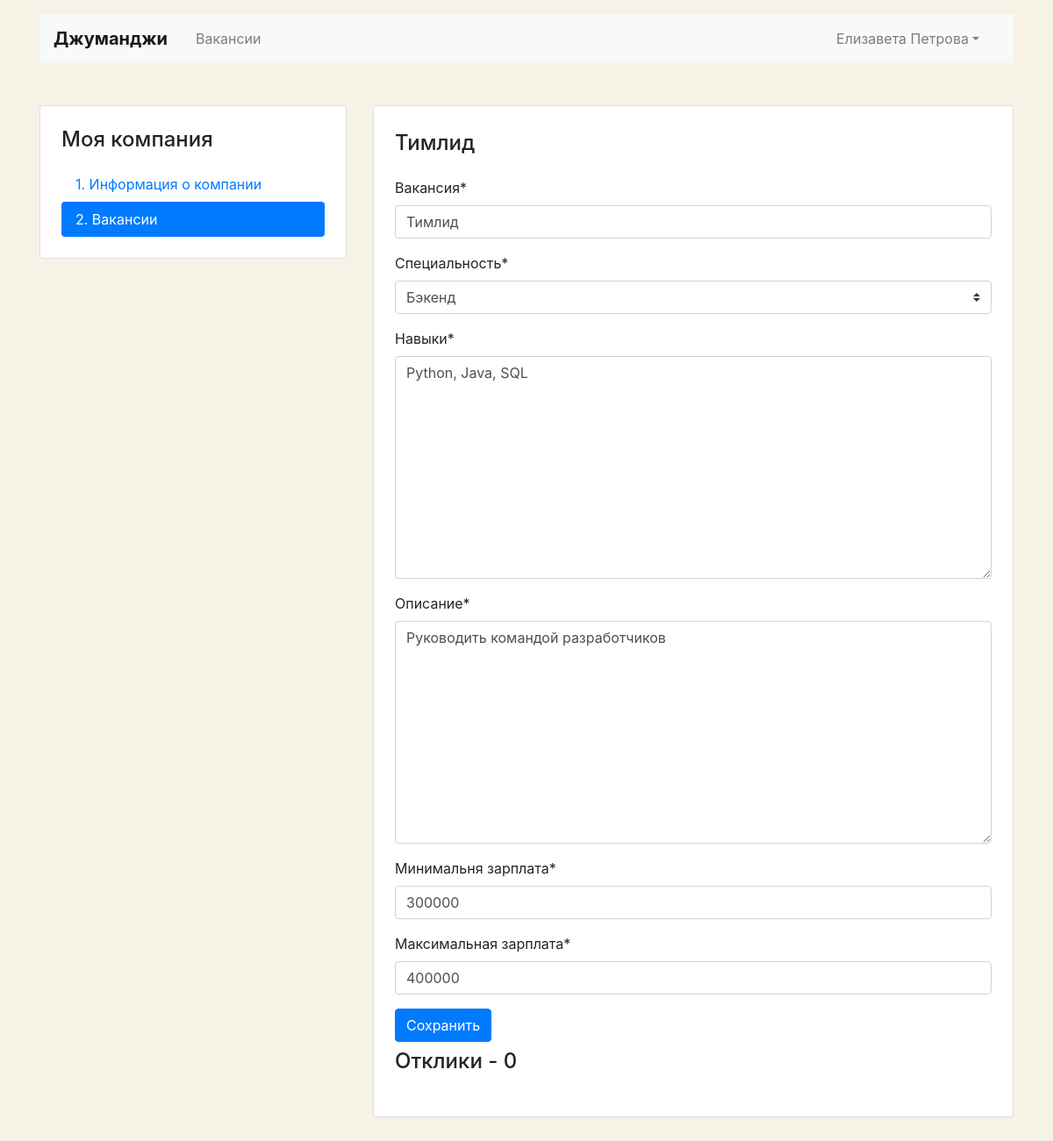
/mycompany/vacancies/10/ (signed in), run on the app's committed database.
### job_site_app/models.py (models this page shows, shortened)
class Vacancy(models.Model):
    title = models.CharField(max_length=50, verbose_name='Вакансия')
    specialty = models.ForeignKey('Specialty', on_delete=models.CASCADE, related_name="specialty",
                                  verbose_name='Специальность')
    company = models.ForeignKey('Company', on_delete=models.CASCADE, related_name="company", verbose_name='Компания')
    skills = models.TextField(verbose_name='Навыки')
    description = models.TextField(verbose_name='Описание')
    salary_min = models.IntegerField(verbose_name='Минимальня зарплата')
    salary_max = models.IntegerField(verbose_name='Максимальная зарплата')
    published_at = models.DateTimeField(auto_now_add=True, verbose_name='Опубликовано')
    class Meta:
        verbose_name_plural = 'Вакансии'
        verbose_name = 'Вакансия'
        ordering = ['title']

class Specialty(models.Model):
    code = models.CharField(max_length=50, verbose_name='Специализация')
    title = models.CharField(max_length=50, verbose_name='Название')
    picture = models.ImageField(upload_to='job_site_app/static/picture/', verbose_name='Картинка')
    def __str__(self):
        return self.title
    class Meta:
        verbose_name_plural = 'Специальности'
        verbose_name = 'Специальность'
        ordering = ['title']

### job_site_app/views.py (the view, shortened to what this page needs)
# urls.py: path('mycompany/vacancies/<int:pk>/', EditVacancyCreateView.as_view(), name='edit_vacancy'),
class EditVacancyCreateView(LoginRequiredMixin, SuccessMessageMixin, UpdateView):
    login_url = 'accounts:login'
    template_name = 'job_site_app/vacancy-edit.html'
    success_message = 'Информация о вакансии обновлена!'
    model = Vacancy
    form_class = VacancyForm
    def get_context_data(self, **kwargs):
        context = super(EditVacancyCreateView, self).get_context_data(**kwargs)
        context['user_company'] = str(Vacancy.objects.get(id=self.kwargs['pk']).title)
        context['applications'] = Application.objects.filter(vacancy=self.kwargs['pk'])
        return context
    def get_object(self, queryset=None):
        return self.model.objects.get(id=self.kwargs['pk'])

### job_site_app/forms.py
class VacancyForm(forms.ModelForm):
    class Meta:
        model = Vacancy
        fields = ('title', 'specialty', 'skills', 'description', 'salary_min', 'salary_max')
    def __init__(self, *args, **kwargs):
        super(VacancyForm, self).__init__(*args, **kwargs)
        self.helper = FormHelper()
        self.helper.form_method = 'POST'
        self.helper.layout = Layout(
            Fieldset(
                '',
                'title',
                'specialty',
                'skills',
                'description',
                'salary_min',
                'salary_max',
            ),
            ButtonHolder(Submit('submit', 'Сохранить'))
        )

### job_site_app/templates/job_site_app/vacancy-edit.html (shortened to what this page needs)
{% extends "layout/basic.html" %}
{% block content %}
  <main class="container mt-3 pb-5">
    <div class="row mt-5">
      <div class="col-12 col-lg-4">
        <aside class="pt-3 pb-4 px-4 mb-5 card">
          <h1 class="h4 pt-2 pb-2">Моя компания</h1>
          <div class="nav flex-column nav-pills">
            <a class="nav-link" href="{% url 'job:my_company' user_company %}">1. Информация о&nbsp;компании</a>
            <a class="nav-link active" href="{% url 'job:getting_information' user.pk %}">2. Вакансии</a>
          </div>
        </aside>
      </div>
      <div class="col-12 col-lg-8">
        <div class="card">
          <div class="card-body px-4 pb-4 tab-content">
            <section>
              <h2 class="h4 pt-2 pb-3">{{ user_company }}</h2>
                {% load crispy_forms_tags %}
              {% crispy form %}
              <h2 class="h4 pt-2 pb-3">Отклики - {{ applications.count }}</h2>
            </section>
          </div>
        </div>
      </div>
    </div>
  </main>
{% endblock %}

### job_site_app/templates/layout/basic.html (shortened to what this page needs)
{% load crispy_forms_tags %}
<!DOCTYPE html>
<html lang="ru">
<head>
  <link rel="stylesheet" href="https://stackpath.bootstrapcdn.com/bootstrap/4.3.1/css/bootstrap.min.css"
>
</head>
<header class="container mt-3">
    <nav class="navbar navbar-expand-lg navbar-light bg-light">
      <a class="navbar-brand mr-4 font-weight-bold" href="{% url 'job:index' %}">Джуманджи</a>
      <div class="collapse navbar-collapse justify-content-between" id="navbarNav">
        <ul class="navbar-nav col-10">
          <li class="nav-item">
            <a class="nav-link" href="{% url 'job:vacancies' %}">Вакансии</a>
          </li>
        </ul>
        <ul class="navbar-nav col-2 justify-content-end">
          <li class="nav-item active">
            {% if user.is_authenticated %}
            <li class="nav-item dropdown">
              <a class="nav-link dropdown-toggle" data-toggle="dropdown" href="#" role="button" aria-haspopup="true"
                 aria-expanded="false">{{ user.first_name }} {{ user.last_name }}</a>
            </li>
            {% else %}
            <a href="{% url 'accounts:login' %}" class="nav-link font-weight-bold">Вход</a>
            {% endif %}
          </li>
        </ul>
      </div>
    </nav>
  </header>
<body>
  {% block content %}
  {% endblock %}
</body>
</html>

### job_site_app/templates/job_site_app/vacancy-edit.html (style rules this page uses)
body { background-color: #F6F2E6; }

### data on the page
Vacancy: title "Тимлид", specialty "Бэкенд", skills "Python, Java, SQL", description "Руководить командой разработчиков", salary_min "300000", salary_max "400000"

### other printed values
{{ user.first_name }} "Елизавета"
{{ user.last_name }} "Петрова"
{{ applications.count }} "0"
